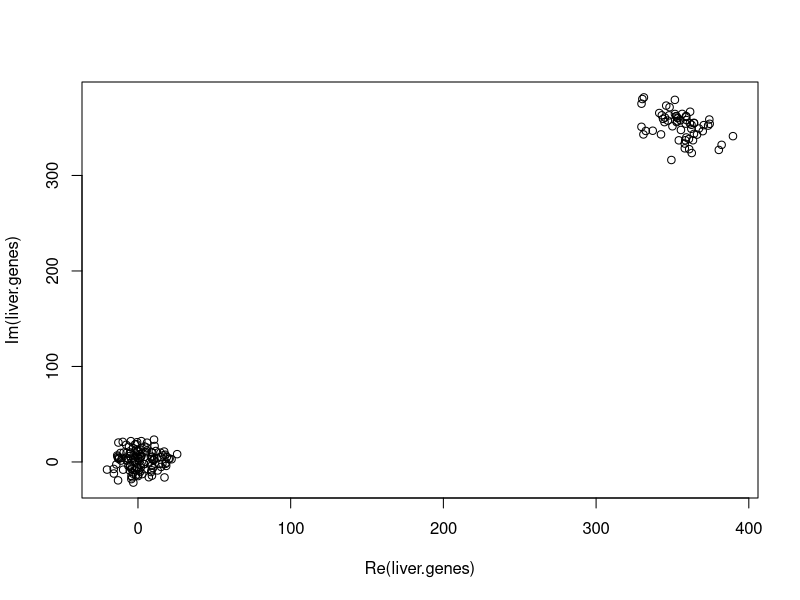
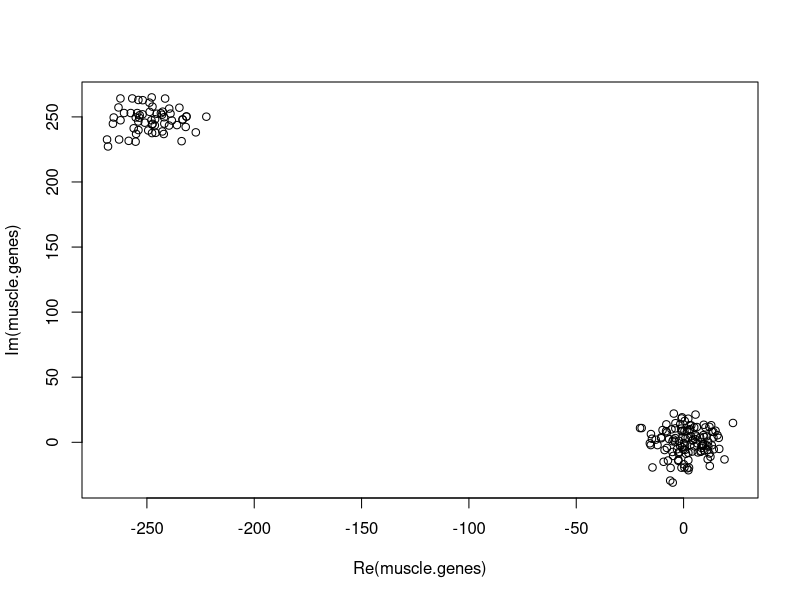
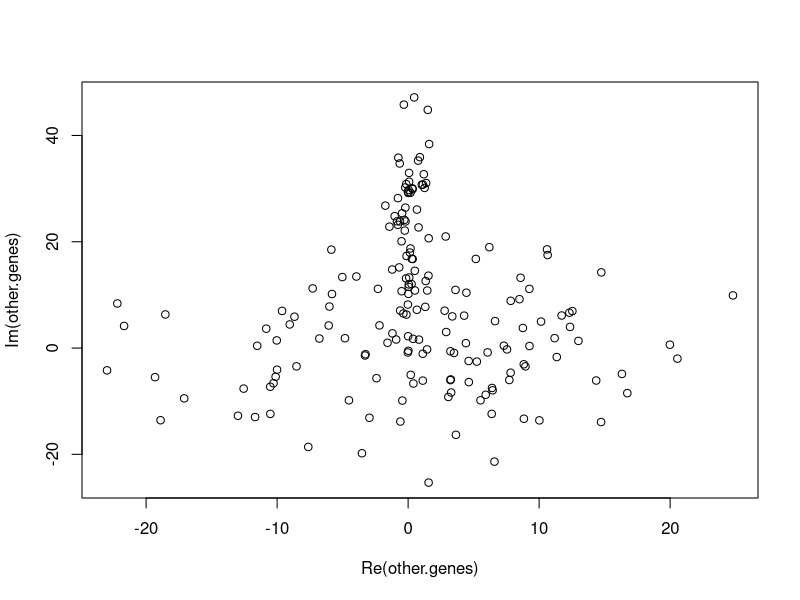
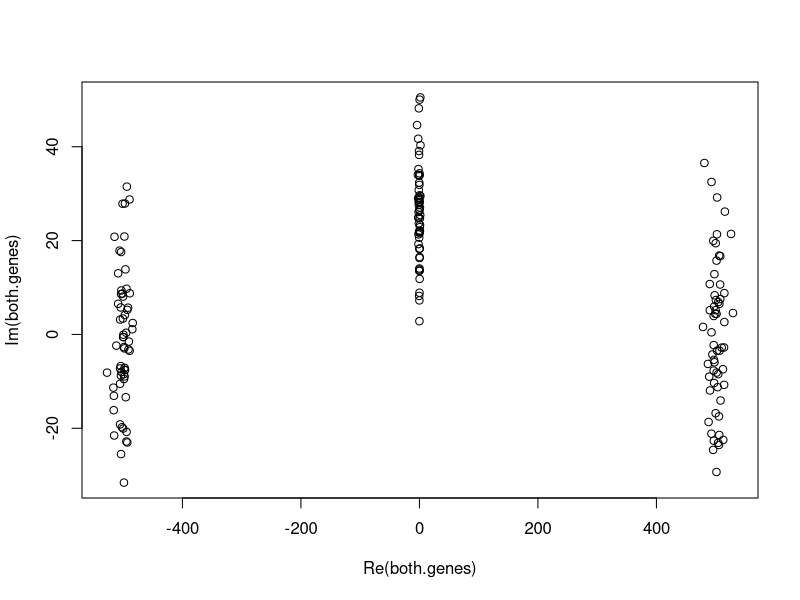
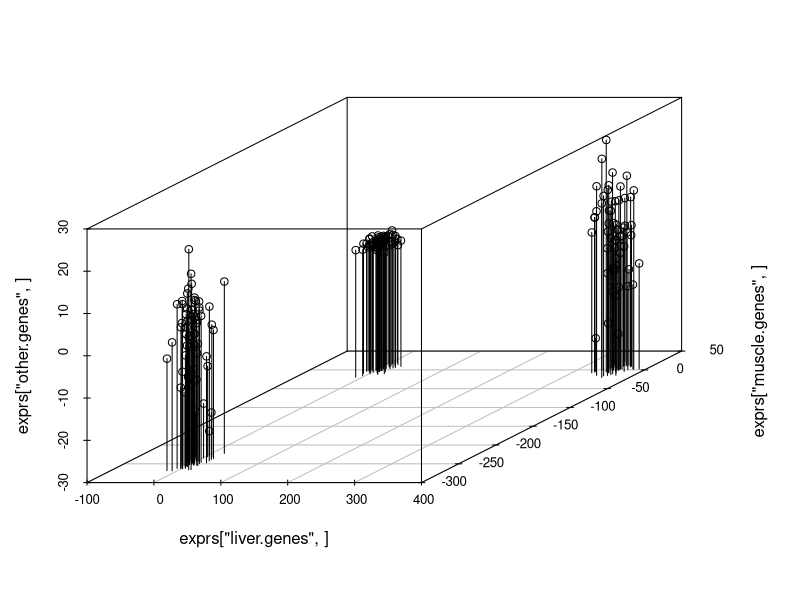
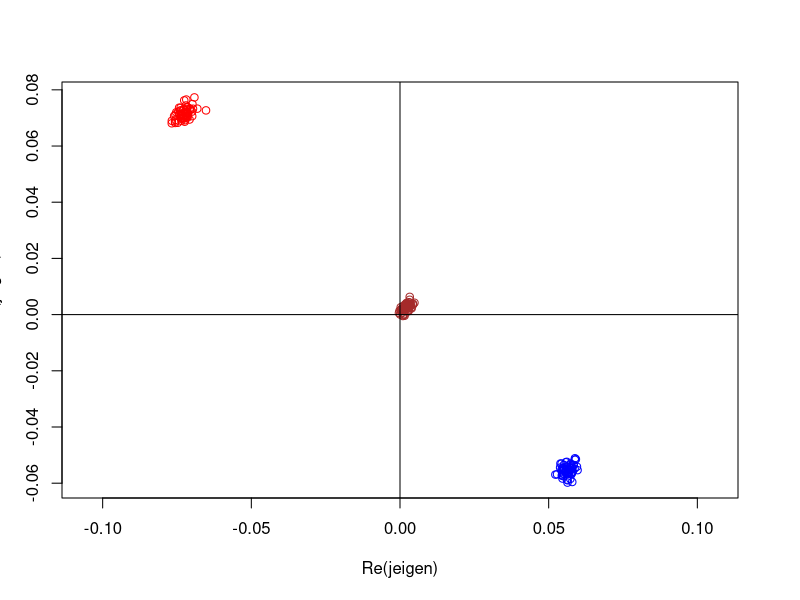
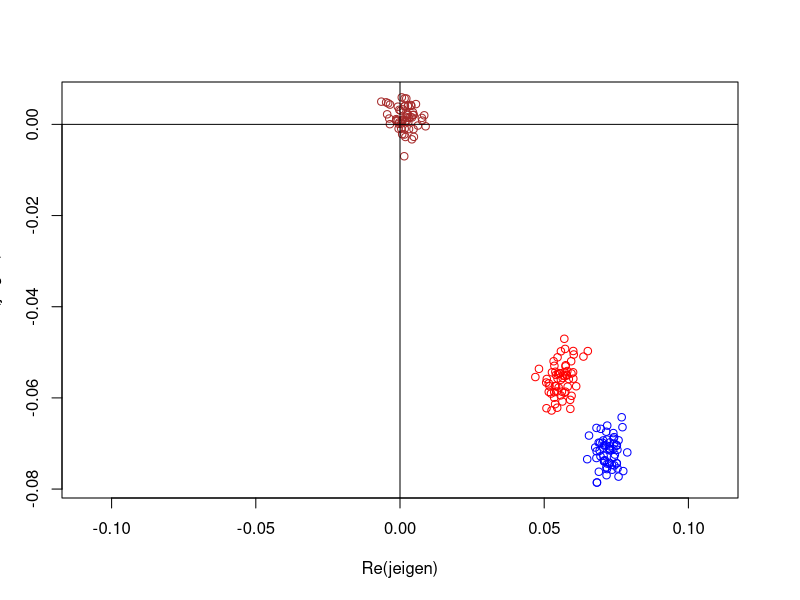
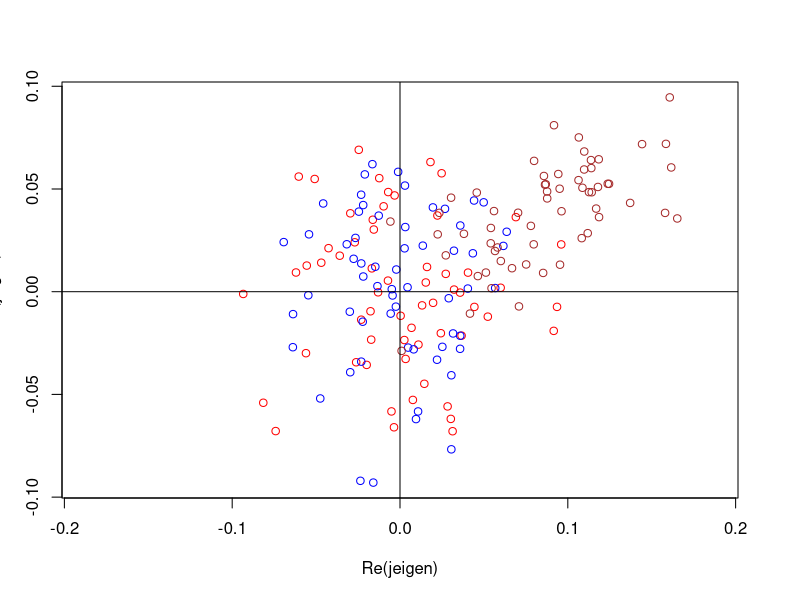

Generate these figures, in order, with R:
# Toy example of SVD. Muscle genes, liver genes and "other" genes.

library(scatterplot3d)

N.liver <- 60
N.muscle <- 60
N.other <- 60
null.genes <- 500

phase.sd <- pi / 100


liver.genes <- c(complex(length.out = N.liver, modulus = rnorm(N.liver, mean = 500, sd = 10), argument = rnorm(N.liver, mean = pi / 4, sd = phase.sd)),
                 complex(length.out = N.muscle + N.other, real = rnorm((N.muscle + N.other), mean = 0, sd = 10), imaginary = rnorm((N.muscle + N.other), mean = 0, sd = 10)))
muscle.genes <- c(complex(length.out = N.liver, real = rnorm(N.liver, mean = 0, sd = 10), imaginary = rnorm(N.liver, mean = 0, sd = 10)),
                  complex(length.out = N.muscle, modulus = rnorm(N.muscle, mean = 350, sd = 10), argument = rnorm(N.muscle, mean =  3 / 4 * pi, sd = phase.sd)),
                  complex(length.out = N.other, real = rnorm(N.other, mean = 0, sd = 10), imaginary = rnorm(N.other, mean = 0, sd = 10)))
other.genes <- c(complex(length.out = N.liver + N.muscle, real = rnorm((N.liver + N.muscle), mean = 0, sd = 10), imaginary = rnorm(c(N.liver + N.muscle), mean = 0, sd = 10)),
                 complex(length.out = N.other, modulus = rnorm(N.other, mean = 25, sd = 10), argument = rnorm(N.other, mean = pi / 2, sd = phase.sd)))
both.genes <- c(complex(length.out = N.liver, modulus = rnorm(N.liver, mean = 500, sd = 10), argument = rnorm(N.liver, mean = 0, sd = phase.sd)),
                complex(length.out = N.muscle, modulus = rnorm(N.muscle, mean = 500, sd = 10), argument = rnorm(N.muscle, mean = pi, sd = phase.sd)),
                complex(length.out = N.other, modulus = rnorm(N.other, mean = 25, sd = 10), argument = rnorm(N.other, mean = pi / 2, sd = phase.sd)))

plot(liver.genes)
plot(muscle.genes)
plot(other.genes)
plot(both.genes)
                 
# liver.genes <- c(rnorm(N.liver, mean = 500, sd = 10), rnorm((N.muscle + N.other), mean = 10, sd = 10)) 
# muscle.genes <- c(rnorm(N.liver, mean = 10, sd = 10), rnorm(N.muscle, mean = 350, sd = 10), rnorm(N.other, mean = 10, sd = 10))
# other.genes <- c(rnorm((N.liver + N.muscle), mean = 0, sd = 10), rnorm(N.other, mean = 20, sd = 10))

exprs <- rbind(liver.genes, muscle.genes, other.genes, both.genes)

scatterplot3d(exprs["liver.genes", ], exprs["muscle.genes", ], exprs["other.genes", ], type = "h")

# SVD
jsvd <- svd(exprs)
jcolors <- c(rep("red", N.liver), rep("blue", N.muscle), rep("brown", N.other))

for (j.singval in c(1, 2, 3)){
  jeigen <- jsvd$v[, j.singval]
  plot(jeigen, col = jcolors, xlim = c(-max(abs(Mod(jeigen))), max(abs(Mod(jeigen)))))
  abline(v = 0)
  abline(h = 0)
}
